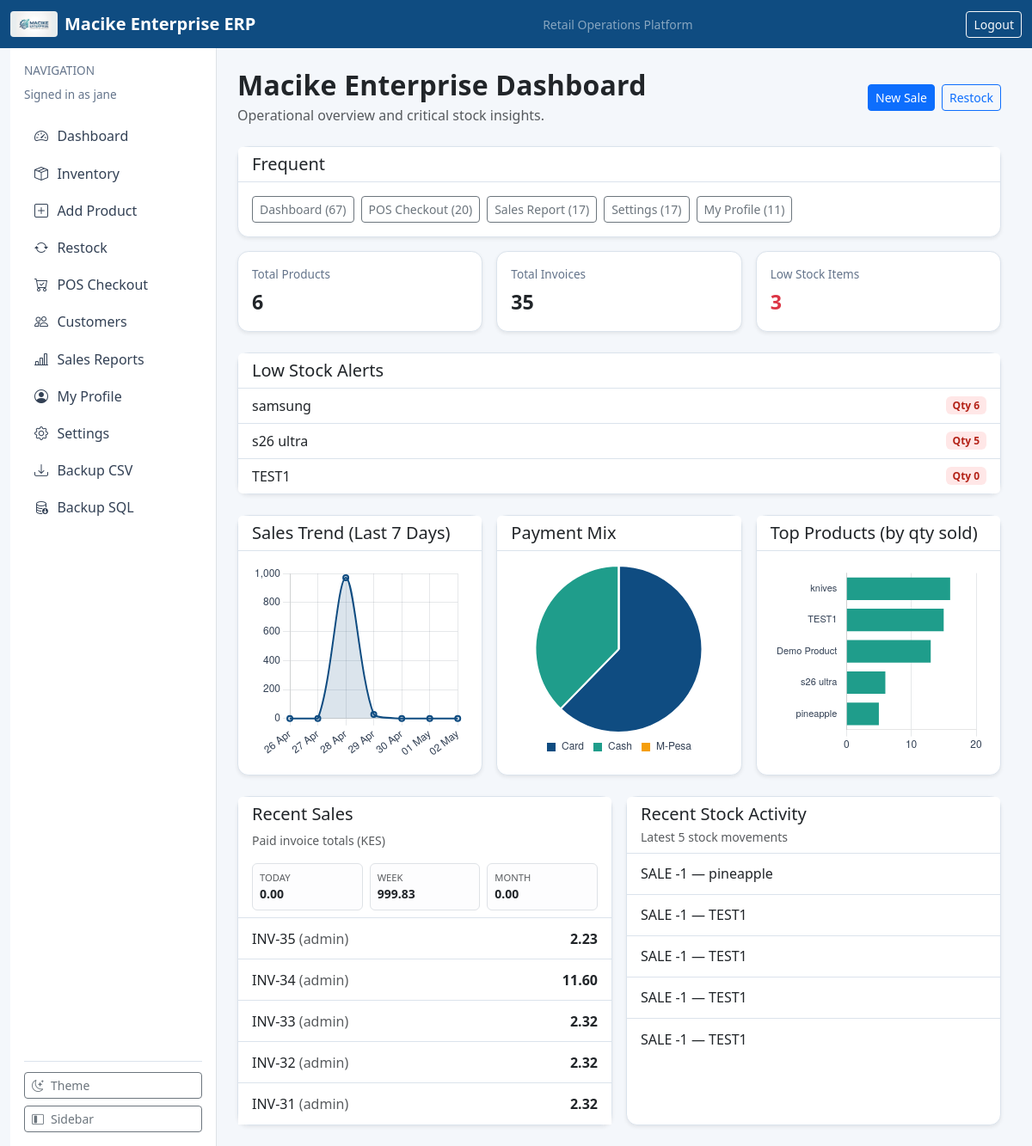
Before: / (signed in) with the older database file.
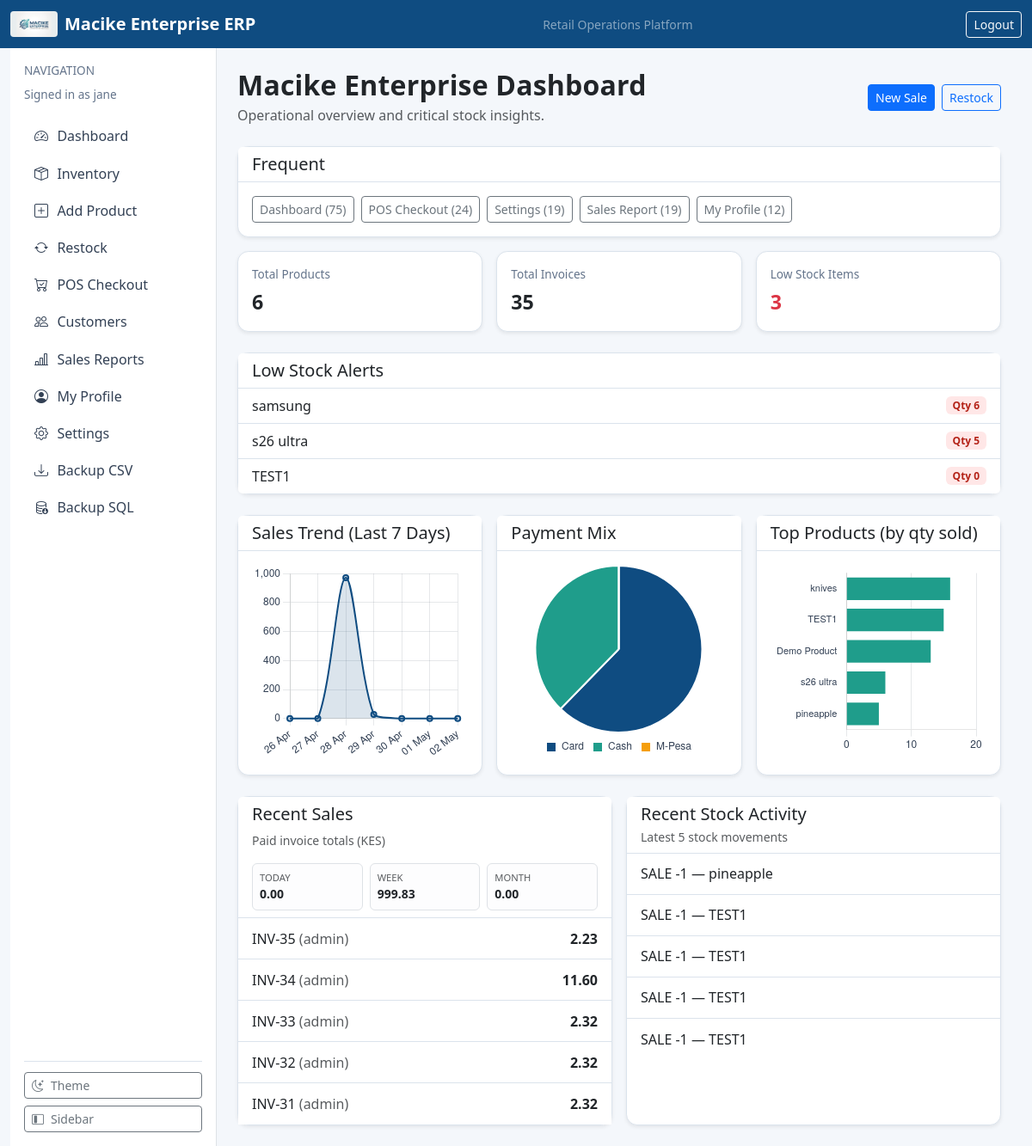
After: the same page with the newer database file.
### dashboard/models.py (models this page shows)
class UserPageVisit(models.Model):
    user = models.ForeignKey("accounts.CustomUser", on_delete=models.CASCADE, related_name="page_visits")
    path = models.CharField(max_length=255)
    label = models.CharField(max_length=100)
    count = models.PositiveIntegerField(default=0)
    last_visited = models.DateTimeField(auto_now=True)
    class Meta:
        unique_together = ("user", "path")
        ordering = ["-count", "-last_visited"]

### inventory/models.py (models this page shows, shortened)
class Product(models.Model):
    category = models.ForeignKey(ProductCategory, on_delete=models.PROTECT, related_name="products")
    supplier = models.ForeignKey(Supplier, on_delete=models.SET_NULL, blank=True, null=True, related_name="products")
    name = models.CharField(max_length=200)
    sku = models.CharField(max_length=50, unique=True)
    cost_price = models.DecimalField(max_digits=10, decimal_places=2, validators=[MinValueValidator(0)])
    selling_price = models.DecimalField(max_digits=10, decimal_places=2, validators=[MinValueValidator(0)])
    quantity = models.PositiveIntegerField(default=0)
    reorder_level = models.PositiveIntegerField(default=10)

class StockAuditLog(models.Model):
    class ActionType(models.TextChoices):
        RESTOCK = "RESTOCK", "Restock"
        SALE = "SALE", "Sale"
        RETURN = "RETURN", "Return"
        DAMAGE = "DAMAGE", "Damage"
    product = models.ForeignKey(Product, on_delete=models.PROTECT, related_name="audit_logs")
    user = models.ForeignKey(settings.AUTH_USER_MODEL, on_delete=models.PROTECT, related_name="stock_actions")
    action_type = models.CharField(max_length=10, choices=ActionType.choices)
    quantity_changed = models.IntegerField()
    remarks = models.TextField(blank=True)
    timestamp = models.DateTimeField(auto_now_add=True)
    class Meta:
        ordering = ["-timestamp"]

### sales/models.py (models this page shows, shortened)
class SalesInvoice(models.Model):
    class Status(models.TextChoices):
        PENDING_PAYMENT = "PENDING_PAYMENT", "Pending Payment"
        PAID = "PAID", "Paid"
        FAILED = "FAILED", "Failed"
    class PaymentMethod(models.TextChoices):
        CASH = "CASH", "Cash"
        MPESA = "MPESA", "M-Pesa"
        CARD = "CARD", "Card"
    cashier = models.ForeignKey(settings.AUTH_USER_MODEL, on_delete=models.PROTECT, related_name="invoices")
    customer = models.ForeignKey(Customer, on_delete=models.SET_NULL, null=True, blank=True, related_name="invoices")
    customer_name = models.CharField(max_length=100, default="")
    discount_amount = models.DecimalField(
        max_digits=12,
        decimal_places=2,
        default=0,
        help_text="Absolute discount applied before VAT (from line subtotal).",
    )
    discount_percent = models.DecimalField(
        max_digits=7,
        decimal_places=2,
        null=True,
        blank=True,
        help_text="Percent snapshot at checkout (for display/audit).",
    )
    total_amount = models.DecimalField(max_digits=12, decimal_places=2, default=0)
    tax_amount = models.DecimalField(max_digits=12, decimal_places=2, default=0)
    payment_method = models.CharField(max_length=20, choices=PaymentMethod.choices, default=PaymentMethod.CASH)
    status = models.CharField(max_length=20, choices=Status.choices, default=Status.PAID)
    due_date = models.DateField(default=timezone.localdate)
    timestamp = models.DateTimeField(auto_now_add=True)
    class Meta:
        ordering = ["-timestamp"]

### accounts/models.py (models this page shows, shortened)
class CustomUser(AbstractUser):
    class Roles(models.TextChoices):
        ADMIN = "ADMIN", "Administrator"
        MANAGER = "MANAGER", "Manager"
        CASHIER = "CASHIER", "Cashier"
        AUDITOR = "AUDITOR", "Auditor"
    role = models.CharField(max_length=20, choices=Roles.choices, default=Roles.CASHIER)
    phone_number = models.CharField(max_length=15, blank=True, null=True)

### dashboard/views.py (the view)
# urls.py: 2. Add a URL to urlpatterns:  path('', views.home, name='home')
@login_required
@role_required("ADMIN", "MANAGER", "AUDITOR", "CASHIER")
def home(request):
    invoices_today = SalesInvoice.objects.count()
    today = timezone.localdate()
    day_labels = []
    sales_series = []
    for i in range(6, -1, -1):
        day = today - timedelta(days=i)
        day_labels.append(day.strftime("%d %b"))
        total = (
            SalesInvoice.objects.filter(timestamp__date=day, status=SalesInvoice.Status.PAID)
            .aggregate(total=models.Sum("total_amount"))["total"]
            or 0
        )
        sales_series.append(float(total))
    payment_rows = (
        SalesInvoice.objects.filter(status=SalesInvoice.Status.PAID)
        .values("payment_method")
        .annotate(total=models.Sum("total_amount"))
        .order_by("payment_method")
    )
    payment_map = dict(SalesInvoice.PaymentMethod.choices)
    payment_labels = [payment_map.get(row["payment_method"], row["payment_method"]) for row in payment_rows]
    payment_values = [float(row["total"] or 0) for row in payment_rows]
    top_products = (
        SalesLineItem.objects.values("product__name")
        .annotate(total_qty=models.Sum("quantity"))
        .order_by("-total_qty")[:5]
    )
    top_product_labels = [row["product__name"] for row in top_products]
    top_product_values = [int(row["total_qty"]) for row in top_products]
    low_stock_qs = Product.objects.filter(quantity__lte=models.F("reorder_level"))
    recent_sales = SalesInvoice.objects.select_related("cashier").order_by("-timestamp")[:5]
    recent_activity = StockAuditLog.objects.select_related("product", "user").order_by("-timestamp")[:5]
    paid_invoices = SalesInvoice.objects.filter(status=SalesInvoice.Status.PAID)
    now = timezone.now()
    def paid_sum(qs):
        return Decimal(str(qs.aggregate(total=models.Sum("total_amount"))["total"] or 0)).quantize(Decimal("0.01"))
    sales_total_today = paid_sum(paid_invoices.filter(timestamp__date=today))
    sales_total_week = paid_sum(paid_invoices.filter(timestamp__gte=now - timedelta(days=7)))
    sales_total_month = paid_sum(
        paid_invoices.filter(timestamp__year=now.year, timestamp__month=now.month),
    )
    context = {
        "settings_obj": AppSettings.get_solo(),
        "product_count": Product.objects.count(),
        "invoice_count": invoices_today,
        "low_stock_count": low_stock_qs.count(),
        "low_stock_items": low_stock_qs[:10],
        "recent_sales": recent_sales,
        "recent_activity": recent_activity,
        "sales_total_today": sales_total_today,
        "sales_total_week": sales_total_week,
        "sales_total_month": sales_total_month,
        "frequent_pages": UserPageVisit.objects.filter(user=request.user).order_by("-count", "-last_visited")[:5],
        "sales_labels": day_labels,
        "sales_series": sales_series,
        "payment_labels": payment_labels,
        "payment_values": payment_values,
        "top_product_labels": top_product_labels,
        "top_product_values": top_product_values,
    }
    return render(request, "dashboard/home.html", context)

### accounts/permissions.py (called while the page is built)
def role_required(*allowed_roles):
    def decorator(view_func):
        @wraps(view_func)
        def _wrapped(request, *args, **kwargs):
            user = request.user
            if not user.is_authenticated:
                return redirect("login")
            if user.is_superuser or getattr(user, "role", None) in allowed_roles:
                return view_func(request, *args, **kwargs)
            messages.error(request, "You do not have permission to access this page.")
            return redirect("dashboard-home")
        return _wrapped
    return decorator

### dashboard/context_processors.py (called while the page is built)
def app_settings(request):
    return {"app_settings": AppSettings.get_solo()}

### dashboard/models.py (called while the page is built)
    @classmethod
    def get_solo(cls):
        obj, _ = cls.objects.get_or_create(pk=1)
        return obj

### templates/dashboard/home.html (shortened to what the changed rows need)
{% extends "base.html" %}
{% block content %}
<div class="d-flex justify-content-between align-items-center mb-4">
    <div>
        <h2 class="section-title mb-1">{{ app_settings.business_name }} Dashboard</h2>
    </div>
</div>
<div class="card shadow-sm mb-3">
    <div class="card-body">
        <div class="d-flex flex-wrap gap-2">
            {% for page in frequent_pages %}
                <a class="btn btn-outline-secondary btn-sm" href="{{ page.path }}">{{ page.label }} ({{ page.count }})</a>
            {% empty %}
                <span class="text-muted">Your frequent links will appear here as you use the system.</span>
            {% endfor %}
        </div>
    </div>
</div>
<div class="card shadow-sm mb-4">
    <ul class="list-group list-group-flush">
        {% for item in low_stock_items %}
            <li class="list-group-item d-flex justify-content-between align-items-center">
                <span>{{ item.name }}</span>
                <span class="badge badge-soft-danger">Qty {{ item.quantity }}</span>
            </li>
        {% empty %}
            <li class="list-group-item">No low stock alerts.</li>
        {% endfor %}
    </ul>
</div>
<div class="row g-3 align-items-stretch">
    <div class="col-lg-6 d-flex">
        <div class="card shadow-sm flex-fill d-flex flex-column w-100 dashboard-panel-equal">
            <div class="card-body p-0 flex-grow-1 d-flex flex-column dashboard-list-body">
                <ul class="list-group list-group-flush flex-grow-1 mb-0">
                    {% for inv in recent_sales %}
                        <li class="list-group-item d-flex justify-content-between align-items-center">
                            <span>INV-{{ inv.id }} <span class="text-muted">({{ inv.cashier.username }})</span></span>
                            <strong>{{ inv.total_amount|floatformat:2 }}</strong>
                        </li>
                    {% empty %}
                        <li class="list-group-item">No sales yet.</li>
                    {% endfor %}
                </ul>
            </div>
        </div>
    </div>
    <div class="col-lg-6 d-flex">
        <div class="card shadow-sm flex-fill d-flex flex-column w-100 dashboard-panel-equal">
            <div class="card-body p-0 flex-grow-1 d-flex flex-column dashboard-list-body">
                <ul class="list-group list-group-flush flex-grow-1 mb-0">
                    {% for log in recent_activity %}
                        <li class="list-group-item">{{ log.action_type }} {{ log.quantity_changed }} — {{ log.product.name }}</li>
                    {% empty %}
                        <li class="list-group-item">No activity yet.</li>
                    {% endfor %}
                </ul>
            </div>
        </div>
    </div>
</div>
{% endblock %}

Changed rows visible on the page:
changed UserPageVisit "Dashboard": count "67" → "75"
changed UserPageVisit "POS Checkout": count "20" → "24"
changed UserPageVisit "Settings": count "17" → "19"; moves up the list
changed UserPageVisit "Sales Report": count "17" → "19"
changed UserPageVisit "My Profile": count "11" → "12"
